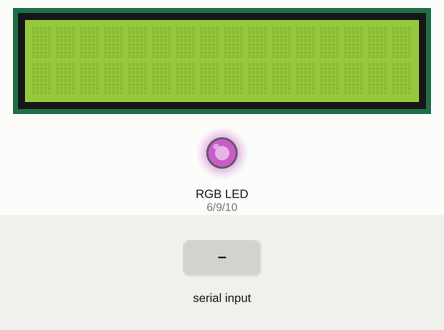
The sketch below on a simulated Arduino Uno, built with avr-gcc and run on an emulated ATmega328P. Shown: 16×2 character LCD, an RGB LED mixed from three pins (HIGH = lit). The inputs (shaded band) are chosen by the test bench. Dim RGB values are drawn brighter than linear; random numbers use the default seed unless the sketch sets one.

Above: at 9.4 s.
9.5 s: byte 0 (0) received over Serial
At 12.4 s:
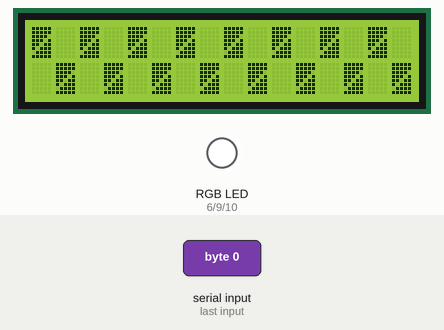
16.5 s: byte 2 (2) received over Serial
At 20.4 s:
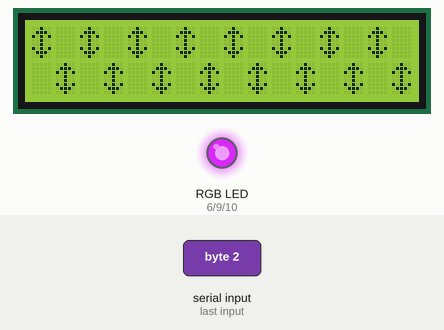
27.5 s: byte 1 (1) received over Serial
At 30.6 s:
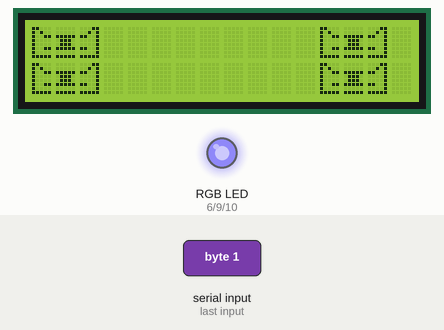
38.5 s: byte 3 (3) received over Serial
At 42.1 s:
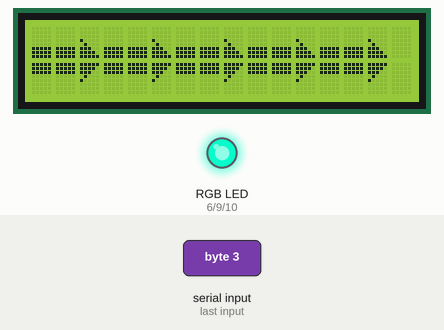
47.6 s: byte 4 (4) received over Serial
At 49.0 s:
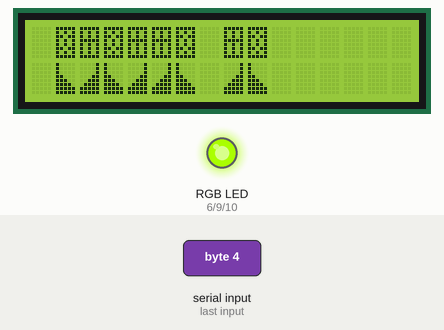
56.6 s: byte 5 (5) received over Serial
At 60.0 s:
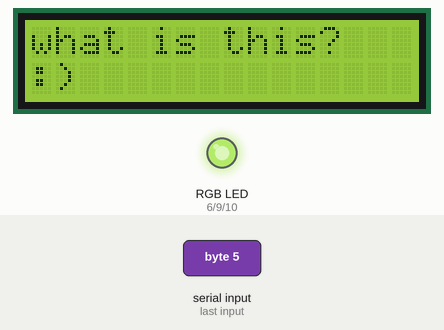
Timing chart, 0 to 73.6 s (numbered marks = the images above; inputs shaded):
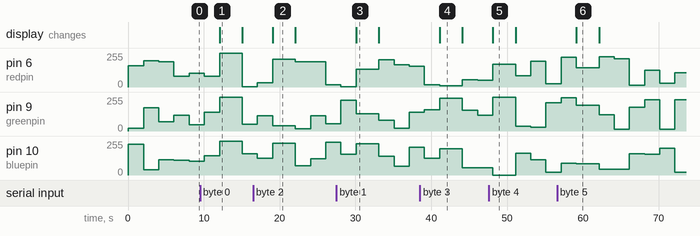

The sketch:

Final_Project_Nothing_Much.ino
```cpp
#include <Wire.h>
#include <LiquidCrystal.h>
int redpin = 6;
int greenpin = 9;
int bluepin = 10;
byte wo;
const int rs = 12, en = 11, d4 = 5, d5 = 4, d6 = 3, d7 = 2;
LiquidCrystal lcd(12, 11, 5, 4, 3, 2);

byte be[8] = {
  B11111,
  B11111,
  B11110,
  B11101,
  B11011,
  B10111,
  B01111,
  B11111
};
byte a[8] = {
  B00100,
  B01110,
  B10101,
  B00100,
  B00100,
  B10101,
  B01110,
  B00100
};
byte zx[] = {
  B11000,
  B10100,
  B10011,
  B10000,
  B10000,
  B10011,
  B10000,
  B11111
};
byte zx1[] = {
  B00000,
  B00000,
  B11111,
  B01110,
  B01110,
  B11111,
  B00000,
  B11111
};


byte zx2[] = {
  B00011,
  B00101,
  B11001,
  B00001,
  B00001,
  B11001,
  B00001,
  B11111
};
byte big[] = {
  B00000,
  B00000,
  B00000,
  B00000,
  B00000,
  B11111,
  B11111,
  B11111
};


byte big2[] = {
  B11111,
  B11111,
  B11111,
  B00000,
  B00000,
  B00000,
  B00000,
  B00000
};
byte big3[] = {
  B00000,
  B00000,
  B00000,
  B00000,
  B00000,
  B11111,
  B11111,
  B11111
};
byte big4[] = {
  B11111,
  B11111,
  B11111,
  B00000,
  B00000,
  B00000,
  B00000,
  B00000
};
byte big5[] = {
  B00000,
  B00000,
  B00000,
  B10000,
  B01000,
  B11100,
  B11110,
  B11111
};
byte big6[] = {
  B11111,
  B11110,
  B11100,
  B01000,
  B10000,
  B00000,
  B00000,
  B00000
};

byte flag[] = {
  B10000,
  B10000,
  B10000,
  B11000,
  B11100,
  B11110,
  B11111,
  B11111
};
byte flag2[] = {
  B11111,
  B10101,
  B10101,
  B11111,
  B10101,
  B10101,
  B10101,
  B11111
};


byte flag3[] = {
  B00001,
  B00001,
  B00001,
  B00011,
  B00111,
  B01111,
  B11111,
  B11111
};
byte flag4[] = {
  B11111,
  B10101,
  B11011,
  B10101,
  B10101,
  B11011,
  B10101,
  B11111
};


void setup() {
  pinMode(redpin, OUTPUT);
  pinMode(greenpin, OUTPUT);
  pinMode(bluepin, OUTPUT);
  lcd.begin(16, 2);
  Serial.begin(9600);


}

void loop() {
  setColor(random(0 - 255), random(0 - 255), random(0 - 255));
  delay(2000);
  setColor(random(0 - 255), random(0 - 255), random(0 - 255));
  delay(2000);


  if (Serial.available()) {
    wo = Serial.read();
    if (wo == 0) {
      lcd.createChar(0, be);
      lcd.setCursor(0, 0);
      lcd.write(byte(0));
      lcd.setCursor(1, 1);
      lcd.write(byte(0));
      lcd.setCursor(2, 0);
      lcd.write(byte(0));
      lcd.setCursor(3, 1);
      lcd.write(byte(0));
      lcd.setCursor(4, 0);
      lcd.write(byte(0));
      lcd.setCursor(5, 1);
      lcd.write(byte(0));
      lcd.setCursor(6, 0);
      lcd.write(byte(0));
      lcd.setCursor(7, 1);
      lcd.write(byte(0));
      lcd.setCursor(8, 0);
      lcd.write(byte(0));
      lcd.setCursor(9, 1);
      lcd.write(byte(0));
      lcd.setCursor(10, 0);
      lcd.write(byte(0));
      lcd.setCursor(11, 1);
      lcd.write(byte(0));
      lcd.setCursor(12, 0);
      lcd.write(byte(0));
      lcd.setCursor(13, 1);
      lcd.write(byte(0));
       lcd.setCursor(14, 0);
      lcd.write(byte(0));
       lcd.setCursor(15, 1);
      lcd.write(byte(0));
      setColor(255, 255, 255);
      delay(3000);
      setColor(0, 0, 0);

      lcd.clear();
    }
    else if (wo == 2) {
      lcd.createChar(1, a);
       lcd.setCursor(0, 0);
      lcd.write(byte(1));
      lcd.setCursor(1, 1);
      lcd.write(byte(1));
      lcd.setCursor(2, 0);
      lcd.write(byte(1));
      lcd.setCursor(3, 1);
      lcd.write(byte(1));
      lcd.setCursor(4, 0);
      lcd.write(byte(1));
      lcd.setCursor(5, 1);
      lcd.write(byte(1));
      lcd.setCursor(6, 0);
      lcd.write(byte(1));
      lcd.setCursor(7, 1);
      lcd.write(byte(1));
      lcd.setCursor(8, 0);
      lcd.write(byte(1));
      lcd.setCursor(9, 1);
      lcd.write(byte(1));
      lcd.setCursor(10, 0);
      lcd.write(byte(1));
      lcd.setCursor(11, 1);
      lcd.write(byte(1));
      lcd.setCursor(12, 0);
      lcd.write(byte(1));
      lcd.setCursor(13, 1);
      lcd.write(byte(1));
       lcd.setCursor(14, 0);
      lcd.write(byte(1));
       lcd.setCursor(15, 1);
      lcd.write(byte(1));
      setColor(207, 39, 240);
      delay(3000);
      setColor(0, 0, 0);

      lcd.clear();
    }
    else if (wo == 1) {
      lcd.createChar(2, zx);
      lcd.createChar(3, zx1);
      lcd.createChar(4, zx2);
      lcd.setCursor(0, 0);
      lcd.write(byte(2));
      lcd.write(byte(3));
      lcd.write(byte(4));

      lcd.createChar(2, zx);
      lcd.createChar(3, zx1);
      lcd.createChar(4, zx2);
      lcd.setCursor(0, 1);
      lcd.write(byte(2));
      lcd.write(byte(3));
      lcd.write(byte(4));

      lcd.createChar(2, zx);
      lcd.createChar(3, zx1);
      lcd.createChar(4, zx2);
      lcd.setCursor(12, 0);
      lcd.write(byte(2));
      lcd.write(byte(3));
      lcd.write(byte(4));

      lcd.createChar(2, zx);
      lcd.createChar(3, zx1);
      lcd.createChar(4, zx2);
      lcd.setCursor(12, 1);
      lcd.write(byte(2));
      lcd.write(byte(3));
      lcd.write(byte(4));
      setColor(135, 128, 235);
      delay(3000);
      setColor(0, 0, 0);

      lcd.clear();
    }

    else if (wo == 3) {
      lcd.createChar(5, big);
      lcd.createChar(6, big2);
      lcd.createChar(7, big3);
      lcd.createChar(8, big4);
      lcd.createChar(9, big5);
      lcd.createChar(10, big6);
      lcd.setCursor(0, 0);
      lcd.write(byte(5));
      lcd.setCursor(0, 1);
      lcd.write(byte(6));
      lcd.setCursor(1, 0);
      lcd.write(byte(7));
      lcd.setCursor(1, 1);
      lcd.write(byte(8));
      lcd.setCursor(2, 0);
      lcd.write(byte(9));
      lcd.setCursor(2, 1);
      lcd.write(byte(10));

      lcd.setCursor(3, 0);
      lcd.write(byte(5));
      lcd.setCursor(3, 1);
      lcd.write(byte(6));
      lcd.setCursor(4, 0);
      lcd.write(byte(7));
      lcd.setCursor(4, 1);
      lcd.write(byte(8));
      lcd.setCursor(5, 0);
      lcd.write(byte(9));
      lcd.setCursor(5, 1);
      lcd.write(byte(10));

      lcd.setCursor(6, 0);
      lcd.write(byte(5));
      lcd.setCursor(6, 1);
      lcd.write(byte(6));
      lcd.setCursor(7, 0);
      lcd.write(byte(7));
      lcd.setCursor(7, 1);
      lcd.write(byte(8));
      lcd.setCursor(8, 0);
      lcd.write(byte(9));
      lcd.setCursor(8, 1);
      lcd.write(byte(10));

      lcd.setCursor(9, 0);
      lcd.write(byte(5));
      lcd.setCursor(9, 1);
      lcd.write(byte(6));
      lcd.setCursor(10, 0);
      lcd.write(byte(7));
      lcd.setCursor(10, 1);
      lcd.write(byte(8));
      lcd.setCursor(11, 0);
      lcd.write(byte(9));
      lcd.setCursor(11, 1);
      lcd.write(byte(10));

      lcd.setCursor(12, 0);
      lcd.write(byte(5));
      lcd.setCursor(12, 1);
      lcd.write(byte(6));
      lcd.setCursor(13, 0);
      lcd.write(byte(7));
      lcd.setCursor(13, 1);
      lcd.write(byte(8));
      lcd.setCursor(14, 0);
      lcd.write(byte(9));
      lcd.setCursor(14, 1);
      lcd.write(byte(10));


      setColor(8, 245, 197);
      delay(3000);
      setColor(0, 0, 0);
      lcd.clear();
    }
    else if (wo == 4) {
      lcd.createChar(11, flag);
      lcd.createChar(12, flag2);
      lcd.createChar(13, flag3);
      lcd.createChar(14, flag4);
      lcd.setCursor(6, 1);
      lcd.write(byte(11));
      lcd.setCursor(5, 0);
      lcd.write(byte(12));
      lcd.setCursor(5, 1);
      lcd.write(byte(13));
      lcd.setCursor(6, 0);
      lcd.write(byte(14));

      lcd.setCursor(3, 1);
      lcd.write(byte(11));
      lcd.setCursor(4, 0);
      lcd.write(byte(12));
      lcd.setCursor(4, 1);
      lcd.write(byte(13));
      lcd.setCursor(3, 0);
      lcd.write(byte(14));

      lcd.setCursor(1, 1);
      lcd.write(byte(11));
      lcd.setCursor(2, 0);
      lcd.write(byte(12));
      lcd.setCursor(2, 1);
      lcd.write(byte(13));
      lcd.setCursor(1, 0);
      lcd.write(byte(14));

      lcd.setCursor(9, 1);
      lcd.write(byte(11));
      lcd.setCursor(8, 0);
      lcd.write(byte(12));
      lcd.setCursor(8, 1);
      lcd.write(byte(13));
      lcd.setCursor(9, 0);
      lcd.write(byte(14));
      setColor(170, 255, 0);
      delay(3000);
      setColor(0, 0, 0);

      lcd.clear();
    }

    else if (wo == 5) {
      lcd.setCursor(0, 0);
      lcd.print("what is this?");
      lcd.setCursor(0, 1);
      lcd.print(":)");
      setColor(146, 192, 86);
      delay(3000);
      setColor(0, 0, 0);
      lcd.clear();
    }
    else if (wo == 6) {
      lcd.setCursor(0, 0);
      lcd.print("How are you");
      lcd.setCursor(5, 1);
      lcd.print(":(!");
      setColor(146, 192, 86);
      delay(500);
      setColor(255, 192, 86);
      delay(500);
      setColor(0, 0, 0);
      lcd.clear();
    }


  }
}
void setColor(int red, int green, int blue) {
  analogWrite(redpin, red);
  analogWrite(greenpin, green);
  analogWrite(bluepin, blue);
}
```

Measured:
- after the input at 9.5 s, the display: changes after 2.6 s (image 1)
- after the input at 16.5 s, the display: changes after 2.6 s (image 2)
- after the input at 27.5 s, the display: changes after 2.6 s (image 3)
- after the input at 38.5 s, the display: changes after 2.6 s (image 4)
- after the input at 47.6 s, the display: changes after 0.52 s (image 5)
- after the input at 56.6 s, the display: changes after 2.5 s (image 6)
- what the display in image 1 shows lasts 3.0 s, from 12.1 s to 15.1 s
